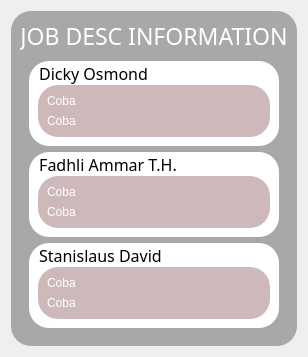
         <widget class="QWidget" name="Information_page">
          <property name="styleSheet">
           <string notr="true">QWidget#Information_page{
border-image: url(:/newPrefix/14546211_rm127-tang-16b-japaneseframe.jpg);
}</string>
          </property>
          <layout class="QGridLayout" name="gridLayout_5">
           <item row="0" column="1">
            <widget class="QFrame" name="frame_7">
             <property name="styleSheet">
              <string notr="true">background-color:rgba(0,0,0,0.3);
border-radius:20px;</string>
             </property>
             <property name="frameShape">
              <enum>QFrame::StyledPanel</enum>
             </property>
             <property name="frameShadow">
              <enum>QFrame::Raised</enum>
             </property>
             <layout class="QVBoxLayout" name="verticalLayout_2">
              <property name="spacing">
               <number>0</number>
              </property>
              <item>
               <widget class="QLabel" name="label_6">
                <property name="maximumSize">
                 <size>
                  <width>16777215</width>
                  <height>60</height>
                 </size>
                </property>
                <property name="font">
                 <font>
                  <family>OCR A Extended</family>
                  <pointsize>17</pointsize>
                 </font>
                </property>
                <property name="styleSheet">
                 <string notr="true">background-color:rgba(0,0,0,0);
color: rgba(255,255,255,1);</string>
                </property>
                <property name="text">
                 <string>JOB DESC INFORMATION</string>
                </property>
                <property name="alignment">
                 <set>Qt::AlignCenter</set>
                </property>
               </widget>
              </item>
              <item>
               <widget class="QFrame" name="frame_8">
                <property name="styleSheet">
                 <string notr="true">background-color:rgba(0,0,0,0);</string>
                </property>
                <property name="frameShape">
                 <enum>QFrame::StyledPanel</enum>
                </property>
                <property name="frameShadow">
                 <enum>QFrame::Raised</enum>
                </property>
                <layout class="QVBoxLayout" name="verticalLayout_3">
                 <item>
                  <widget class="QFrame" name="frame_9">
                   <property name="styleSheet">
                    <string notr="true">background-color:rgba(255,255,255,1);</string>
                   </property>
                   <property name="frameShape">
                    <enum>QFrame::StyledPanel</enum>
                   </property>
                   <property name="frameShadow">
                    <enum>QFrame::Raised</enum>
                   </property>
                   <layout class="QGridLayout" name="gridLayout_6">
                    <property name="leftMargin">
                     <number>9</number>
                    </property>
                    <property name="topMargin">
                     <number>1</number>
                    </property>
                    <property name="spacing">
                     <number>0</number>
                    </property>
                    <item row="0" column="0" alignment="Qt::AlignLeft|Qt::AlignVCenter">
                     <widget class="QPushButton" name="Dicky">
                      <property name="font">
                       <font>
                        <family>OCR A Extended</family>
                        <pointsize>12</pointsize>
                       </font>
                      </property>
                      <property name="cursor">
                       <cursorShape>PointingHandCursor</cursorShape>
                      </property>
                      <property name="styleSheet">
                       <string notr="true">background-image: url(:/newPrefix/angle-small-down.png);
background-color:rgba(0,0,0,0);
padding-left:1px;</string>
                      </property>
                      <property name="text">
                       <string>Dicky Osmond</string>
                      </property>
                      <property name="icon">
                       <iconset resource="Resources.qrc">
                        <normaloff>:/newPrefix/angle-small-down.png</normaloff>
                        <normalon>:/newPrefix/angle-small-up.png</normalon>:/newPrefix/angle-small-down.png</iconset>
                      </property>
                      <property name="iconSize">
                       <size>
                        <width>25</width>
                        <height>25</height>
                       </size>
                      </property>
                      <property name="checkable">
                       <bool>true</bool>
                      </property>
                      <property name="checked">
                       <bool>false</bool>
                      </property>
                      <property name="autoRepeat">
                       <bool>false</bool>
                      </property>
                     </widget>
                    </item>
                    <item row="1" column="0">
                     <widget class="QFrame" name="frame_10">
                      <property name="styleSheet">
                       <string notr="true">background-color: rgb(205, 185, 186);
color : rgba(255,255,255,1);
border-radius:20px</string>
                      </property>
                      <property name="frameShape">
                       <enum>QFrame::StyledPanel</enum>
                      </property>
                      <property name="frameShadow">
                       <enum>QFrame::Raised</enum>
                      </property>
                      <layout class="QVBoxLayout" name="verticalLayout_7">
                       <item>
                        <widget class="QLabel" name="label_7">
                         <property name="text">
                          <string>Coba</string>
                         </property>
                        </widget>
                       </item>
                       <item>
                        <widget class="QLabel" name="label_8">
                         <property name="text">
                          <string>Coba</string>
                         </property>
                        </widget>
                       </item>
                      </layout>
                     </widget>
                    </item>
                   </layout>
                  </widget>
                 </item>
                 <item>
                  <widget class="QFrame" name="frame_11">
                   <property name="styleSheet">
                    <string notr="true">background-color:rgba(255,255,255,1);</string>
                   </property>
                   <property name="frameShape">
                    <enum>QFrame::StyledPanel</enum>
                   </property>
                   <property name="frameShadow">
                    <enum>QFrame::Raised</enum>
                   </property>
                   <layout class="QGridLayout" name="gridLayout_7">
                    <property name="topMargin">
                     <number>1</number>
                    </property>
                    <property name="spacing">
                     <number>0</number>
                    </property>
                    <item row="0" column="0" alignment="Qt::AlignLeft|Qt::AlignVCenter">
                     <widget class="QPushButton" name="pushButton_10">
                      <property name="font">
                       <font>
                        <family>OCR A Extended</family>
                        <pointsize>12</pointsize>
                       </font>
                      </property>
                      <property name="cursor">
                       <cursorShape>PointingHandCursor</cursorShape>
                      </property>
                      <property name="styleSheet">
                       <string notr="true">background-color:rgba(0,0,0,0);
padding-left:1px;</string>
                      </property>
                      <property name="text">
                       <string>Fadhli Ammar T.H.</string>
                      </property>
                      <property name="icon">
                       <iconset resource="Resources.qrc">
                        <normaloff>:/newPrefix/angle-small-down.png</normaloff>
                        <normalon>:/newPrefix/angle-small-up.png</normalon>:/newPrefix/angle-small-down.png</iconset>
                      </property>
                      <property name="iconSize">
                       <size>
                        <width>25</width>
                        <height>25</height>
                       </size>
                      </property>
                      <property name="checkable">
                       <bool>true</bool>
                      </property>
                     </widget>
                    </item>
                    <item row="1" column="0">
                     <widget class="QFrame" name="frame_13">
                      <property name="styleSheet">
                       <string notr="true">background-color: rgb(205, 185, 186);
color : rgba(255,255,255,1);
border-radius:20px</string>
                      </property>
                      <property name="frameShape">
                       <enum>QFrame::StyledPanel</enum>
                      </property>
                      <property name="frameShadow">
                       <enum>QFrame::Raised</enum>
                      </property>
                      <layout class="QVBoxLayout" name="verticalLayout_8">
                       <item>
                        <widget class="QLabel" name="label_9">
                         <property name="text">
                          <string>Coba</string>
                         </property>
                        </widget>
                       </item>
                       <item>
                        <widget class="QLabel" name="label_10">
                         <property name="text">
                          <string>Coba</string>
                         </property>
                        </widget>
                       </item>
                      </layout>
                     </widget>
                    </item>
                   </layout>
                  </widget>
                 </item>
                 <item>
                  <widget class="QFrame" name="frame_12">
                   <property name="styleSheet">
                    <string notr="true">background-color:rgba(255,255,255,1);</string>
                   </property>
                   <property name="frameShape">
                    <enum>QFrame::StyledPanel</enum>
                   </property>
                   <property name="frameShadow">
                    <enum>QFrame::Raised</enum>
                   </property>
                   <layout class="QGridLayout" name="gridLayout_8">
                    <property name="topMargin">
                     <number>1</number>
                    </property>
                    <property name="verticalSpacing">
                     <number>0</number>
                    </property>
                    <item row="0" column="0" alignment="Qt::AlignLeft|Qt::AlignVCenter">
                     <widget class="QPushButton" name="pushButton_11">
                      <property name="font">
                       <font>
                        <family>OCR A Extended</family>
                        <pointsize>12</pointsize>
                       </font>
                      </property>
                      <property name="cursor">
                       <cursorShape>PointingHandCursor</cursorShape>
                      </property>
                      <property name="styleSheet">
                       <string notr="true">background-color:rgba(0,0,0,0);
padding-left : 1px;</string>
                      </property>
                      <property name="text">
                       <string>Stanislaus David </string>
                      </property>
                      <property name="icon">
                       <iconset resource="Resources.qrc">
                        <normaloff>:/newPrefix/angle-small-down.png</normaloff>
                        <normalon>:/newPrefix/angle-small-up.png</normalon>:/newPrefix/angle-small-down.png</iconset>
                      </property>
                      <property name="iconSize">
                       <size>
                        <width>25</width>
                        <height>25</height>
                       </size>
                      </property>
                      <property name="checkable">
                       <bool>true</bool>
                      </property>
                     </widget>
                    </item>
                    <item row="1" column="0">
                     <widget class="QFrame" name="frame_14">
                      <property name="styleSheet">
                       <string notr="true">background-color: rgb(205, 185, 186);
color : rgba(255,255,255,1);
border-radius:20px</string>
                      </property>
                      <property name="frameShape">
                       <enum>QFrame::StyledPanel</enum>
                      </property>
                      <property name="frameShadow">
                       <enum>QFrame::Raised</enum>
                      </property>
                      <layout class="QVBoxLayout" name="verticalLayout_9">
                       <property name="leftMargin">
                        <number>9</number>
                       </property>
                       <item>
                        <widget class="QLabel" name="label_11">
                         <property name="text">
                          <string>Coba</string>
                         </property>
                        </widget>
                       </item>
                       <item>
                        <widget class="QLabel" name="label_12">
                         <property name="text">
                          <string>Coba</string>
                         </property>
                        </widget>
                       </item>
                      </layout>
                     </widget>
                    </item>
                   </layout>
                  </widget>
                 </item>
                </layout>
               </widget>
              </item>
             </layout>
            </widget>
           </item>
          </layout>
         </widget>
